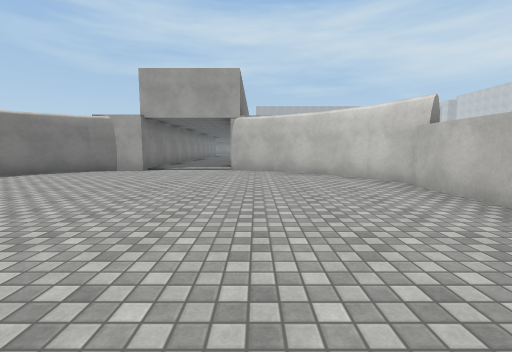
[1] (above)

21 first-person views from a walk through a scene from a Unity 3-D project. The camera is 1.3 m above the floor, tilts 6° down and sees 90° across. The floor is counted in squares, 2 m on a side. Each view is taken from the middle of a square. On the plan, view 1 faces up. The plan holds only what a view shows up to about 9 squares ahead; the rest is blank. The place goes on beyond the plan. Surface patterns are stand-ins for the level's own textures.

[2]
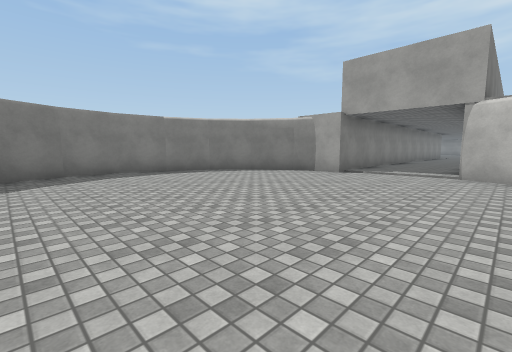

[3]
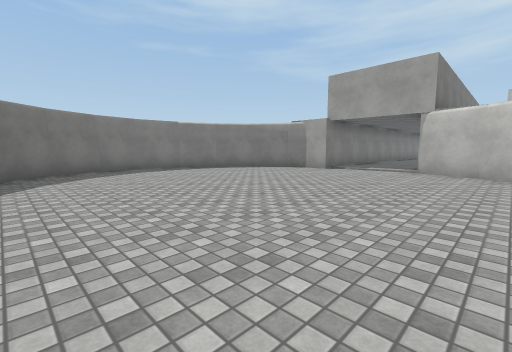

[4]
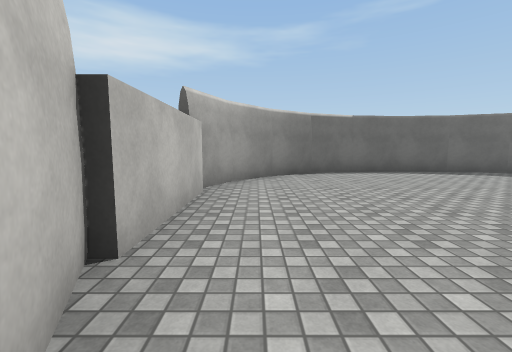

[5]
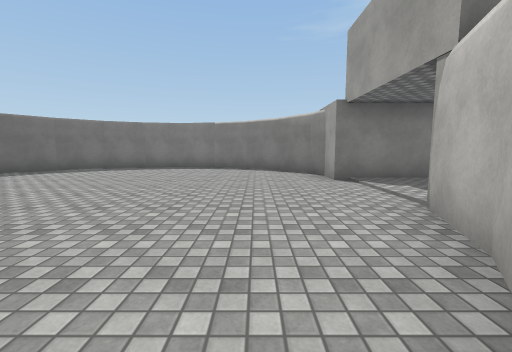

[6]
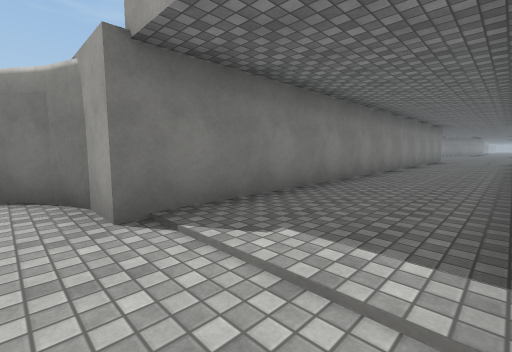

[7]
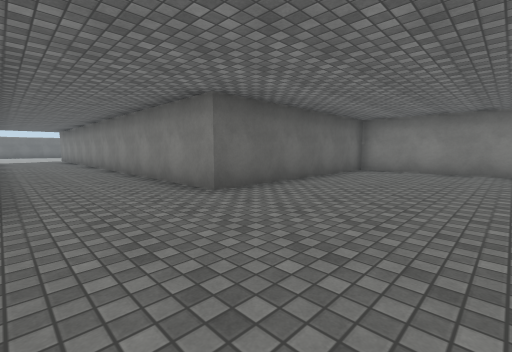

[8]
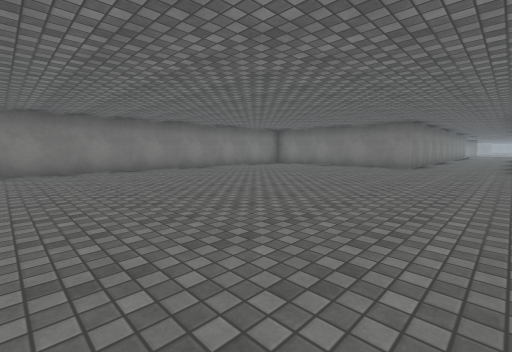

[9]
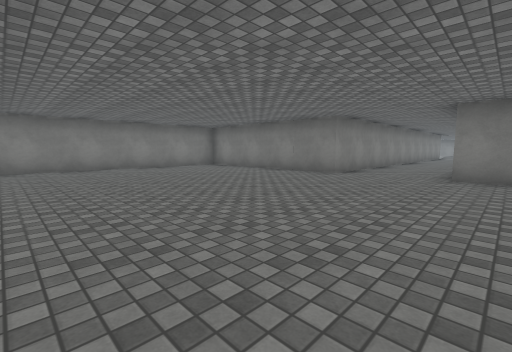

[10]
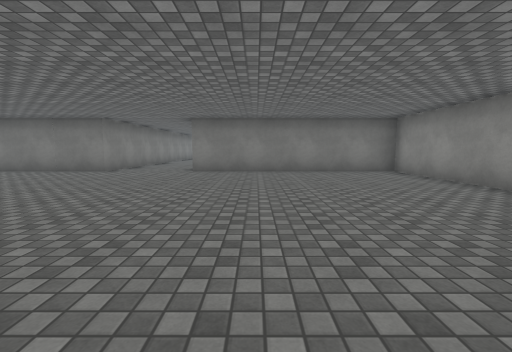

[11]
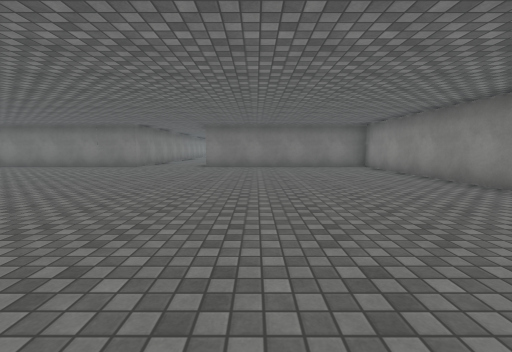

[12]
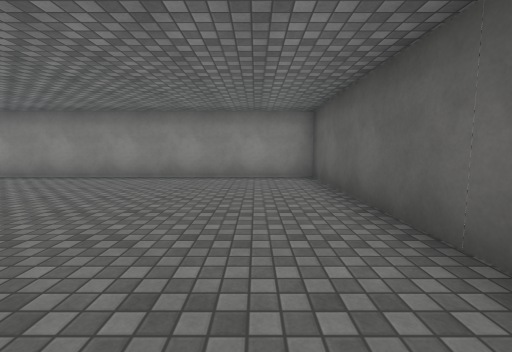

[13]
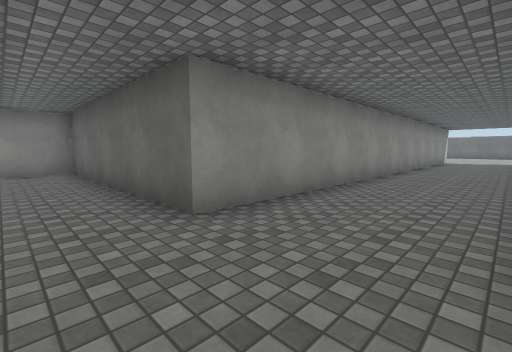

[14]
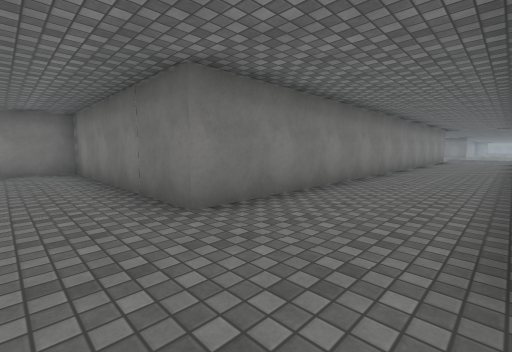

[15]
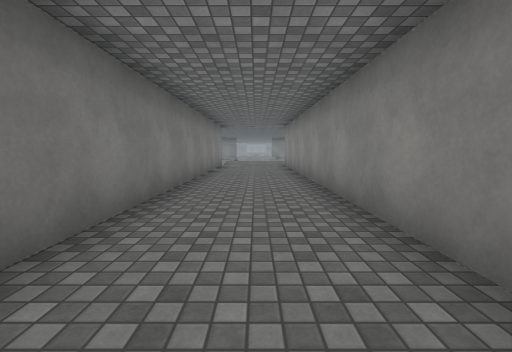

[16]
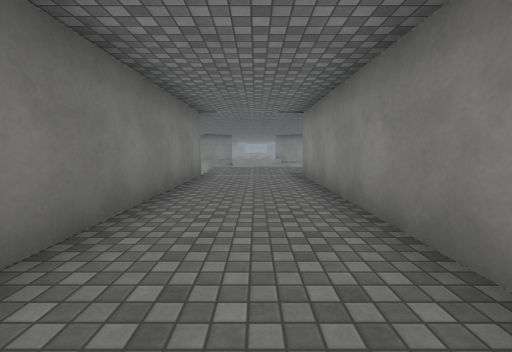

[17]
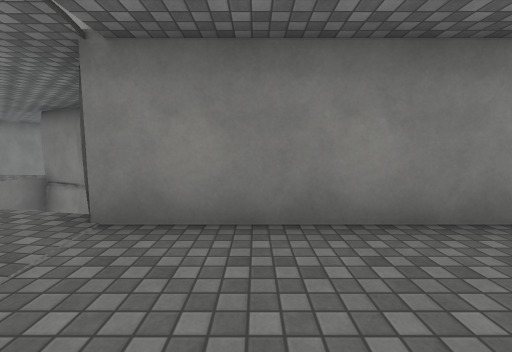

[18]
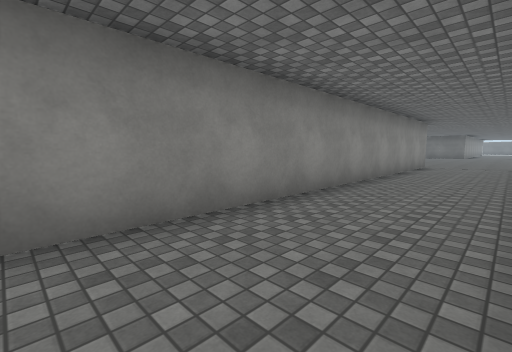

[19]
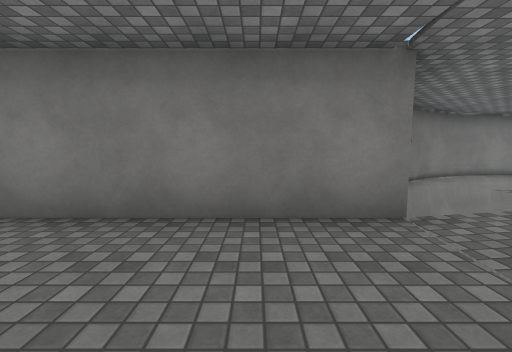

[20]
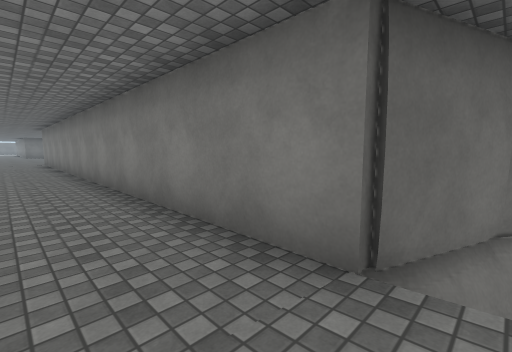

[21]
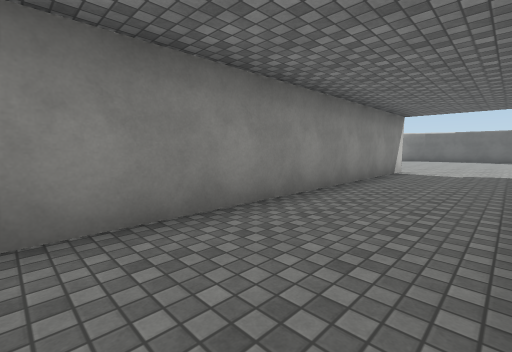

### Floor plan
Points are (right, up) in squares from view 1. A wall is a line through its corners. A room is listed if a view was taken in it or the views show most of it. See-through windows are left out.
Room 1 (views 1, 2, 3, 4, 5, 6)
walls: (-2.2, -1.5) (-0.7, -1.4); (-0.9, -1.4) (0.5, -0.9); (0.4, -0.9) (1.7, -0.1); (-3.6, -1.4) (-2.1, -1.5); (-4.8, -0.9) (-3.4, -1.4); (1.6, -0.2) (2.5, 1); (2.8, 2) (2.8, 4.6); (-3.4, 7.7) (-4.1, 7.7) (-4.8, 7.4); (2.4, 0.8) (2.9, 1.8); (-6, -0.1) (-4.7, -0.9); (0.6, 7.4) (-0.8, 7.9); (1.7, 6.6) (0.4, 7.5); (3, 4.4) (2.5, 5.7); (2.5, 5.6) (1.6, 6.7); (-6.8, 0.9) (-5.9, -0.2); (-4.7, 7.5) (-6, 6.6); (-7.3, 2.1) (-6.7, 0.9); (-5.9, 6.7) (-6.8, 5.6); (-6.7, 5.7) (-7.3, 4.5); (-7.5, 3.4) (-7.3, 2); (-7.3, 4.6) (-7.5, 3.3)
ways out: opening at (-2, 8) to room 2
Room 2 (views 7, 8, 9, 10, 11, 12, 13, 14, 15, 16, 17, 18, 19, 20, 21)
walls: (-4.8, 47) (-3.4, 46.5) (-3.4, 32.4) (-9, 32.4) (-9, 21.7) (-3.4, 21.7) (-3.4, 7.7); (2.5, 48.8) (3, 50); (-6.8, 48.9) (-6.2, 48.1); (-0.8, 7.9) (-0.8, 21.7) (5, 21.7) (5, 32.4) (-0.8, 32.4) (-0.8, 46.5); (-7.3, 50.1) (-6.7, 48.7); (-7.4, 50.6) (-7.3, 49.9)
ways out: opening at (-2, 8) to room 1

Where each view was taken, in squares from view 1:
view 1: 0 up, 0 right, facing up
view 2: 1 up, 0 right, facing up-left
view 3: 0 up, 1 right, facing up-left
view 4: 6 up, 2 right, facing down
view 5: 6 up, 2 right, facing left
view 6: 7 up, 1 left, facing up-left
view 7: 25 up, 1 left, facing down-left
view 8: 23 up, 1 left, facing up-left
view 9: 26 up, 0 right, facing up-left
view 10: 25 up, 1 right, facing up
view 11: 23 up, 1 right, facing up
view 12: 23 up, 1 left, facing right
view 13: 23 up, 3 left, facing down-right
view 14: 31 up, 1 left, facing up-left
view 15: 36 up, 2 left, facing up
view 16: 40 up, 2 left, facing up
view 17: 45 up, 3 left, facing right
view 18: 43 up, 3 left, facing down-right
view 19: 45 up, 1 left, facing left
view 20: 47 up, 2 left, facing down-left
view 21: 16 up, 3 left, facing down-right
